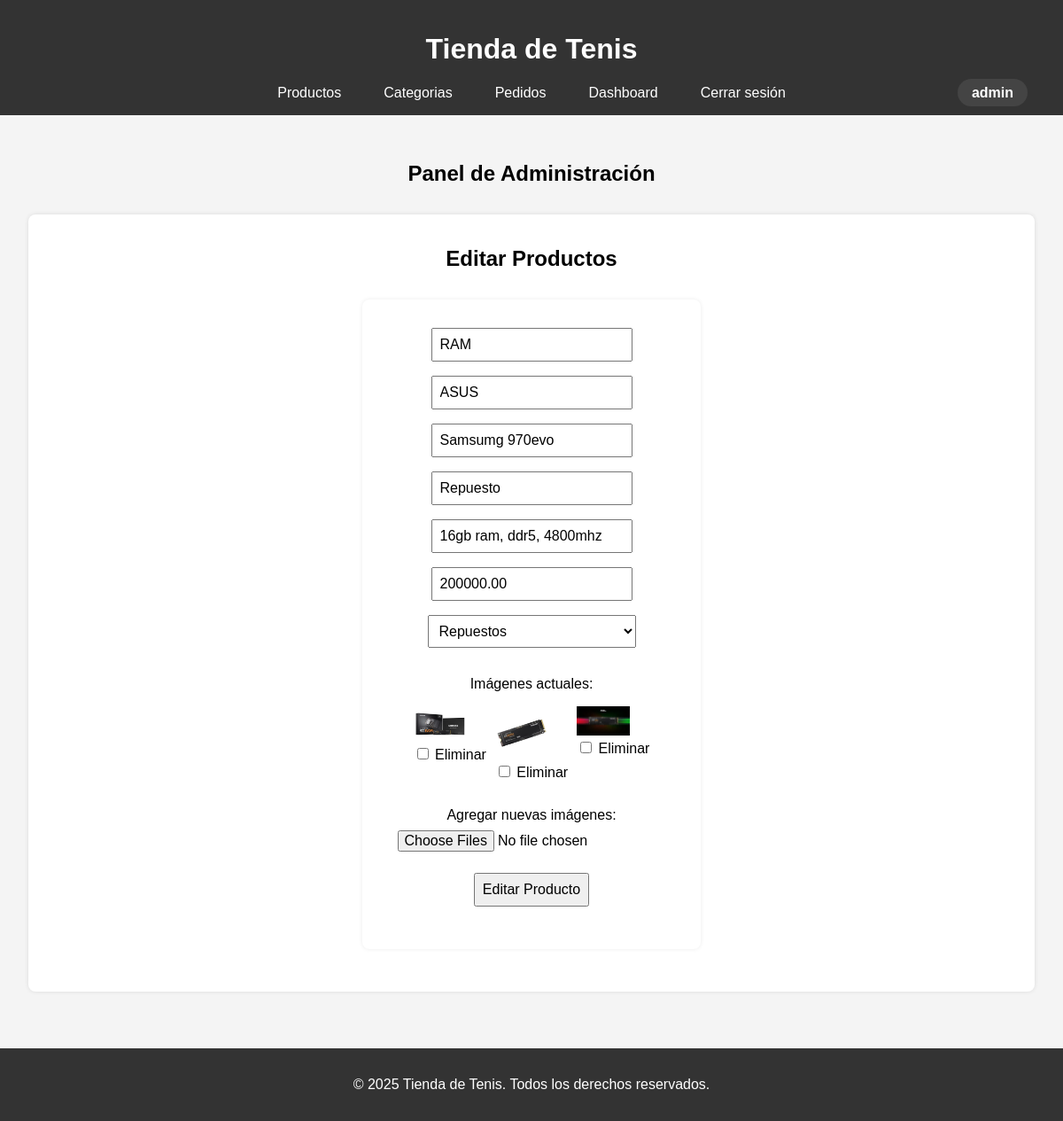
The app's page /index.php?accion=mostrarEditarProducto&id=22 (signed in) with its own data.
### tables this page shows
CREATE TABLE `productos` (
  `id` int(11) NOT NULL,
  `nombre` varchar(100) NOT NULL,
  `marca` varchar(100) DEFAULT NULL,
  `modelo` varchar(100) DEFAULT NULL,
  `tipo` varchar(100) DEFAULT NULL,
  `especificaciones` text DEFAULT NULL,
  `precio` decimal(10,2) NOT NULL,
  `id_categoria` int(11) NOT NULL
);

CREATE TABLE `imagenes` (
  `id` int(11) NOT NULL,
  `id_producto` int(11) DEFAULT NULL,
  `imagen` varchar(255) DEFAULT NULL
);

### Controlador/Controlador.php (called while the page is built, shortened)
<?php
class Controlador{
    public function mostrarEditarProducto($id) {
        $gestor = new Gestor();
        $producto = $gestor->consultarProductoPorId($id);
        $categorias = $gestor->consultarCategorias();
        $imagenes = $gestor->consultarImagenesProducto($id);
        require 'Vista/html/admin/editarProductos.php';
    }
}
?>

### Modelo/Gestor.php (called while the page is built, shortened)
<?php
class Gestor {
    public function consultarImagenesProducto($id_producto) {
        $conexion = new Conexion();
        $conexion->abrir();
        $sql = "SELECT * FROM imagenes WHERE id_producto = '$id_producto'";
        $conexion->consulta($sql);
        $result = $conexion->obtenerResult();
        return $result;
    }
    public function consultarCategorias() {
        $conexion = new Conexion();
        $conexion->abrir();
        $sql = "SELECT * FROM categorias";
        $conexion->consulta($sql);
        $result = $conexion->obtenerResult();
        return $result;
    }
    public function consultarProductoPorId($id) {
        $conexion = new Conexion();
        $conexion->abrir();
        $sql = "SELECT * FROM productos WHERE id = '$id'";
        $conexion->consulta($sql);
        $result = $conexion->obtenerResult();
        return $result->fetch_object();
    }
}

### Modelo/Conexion.php (called while the page is built, shortened)
<?php
class Conexion {
    private $mySQLI;
    private $result;
    public function abrir(){
        $this->mySQLI = new mysqli("localhost","root","","tienda_compus");
        if(mysqli_connect_error()){
            return 0;
        }
        else {
            return 1;
        }
    }
    public function consulta($sql){
        $this->sql = $sql;
        $this->result = $this->mySQLI->query($this->sql);
    }
    public function obtenerResult(){
        return $this->result;
    }
}

### Vista/html/admin/editarProductos.php (the view, shortened to what this page needs)
<!DOCTYPE html>
<html lang="es">
<head>
  <link rel="stylesheet" href="Vista/css/styles.css">
</head>
<body>
  <header>
    <h1>Tienda de Tenis</h1>
    <nav>
      <a href="index.php?accion=mostrarAdminProductos">Productos</a>
      <a href="index.php?accion=mostrarAdminCategorias">Categorias</a>
      <a href="index.php?accion=mostrarAdminPedidos">Pedidos</a>
      <a href="index.php?accion=dashboard">Dashboard</a>
      <a href="index.php?accion=cerrarSesion">Cerrar sesión</a>
      <?php if (isset($_SESSION['usuario'])): ?>
        <span class="usuario-nombre"><?php echo ($_SESSION['usuario']->nombre); ?></span>
      <?php endif; ?>
    </nav>
  </header>
  <section id="panel-admin">
    <h2>Panel de Administración</h2>
    <div class="admin-section">
      <h2>Editar Productos</h2>
      <form class="form-admin" action="index.php?accion=editarProducto" method="post" enctype="multipart/form-data">
        <input type="text" name="nombre" placeholder="Nombre del producto" value="<?php echo $producto->nombre; ?>" required>
        <input type="text" name="marca" placeholder="Marca" value="<?php echo $producto->marca; ?>" required>
        <input type="text" name="modelo" placeholder="Modelo" value="<?php echo $producto->modelo; ?>" required>
        <input type="text" name="tipo" placeholder="Tipo" value="<?php echo $producto->tipo; ?>" required>
        <input type="text" name="especificaciones" placeholder="Especificaciones" value="<?php echo $producto->especificaciones; ?>" required>
        <input type="number" name="precio" placeholder="Precio" value="<?php echo $producto->precio; ?>" required>
        <select name="categoria" required>
          <?php
            if(isset($categorias)){
              while($cat = $categorias->fetch_object()){
                $selected = ($cat->id == $producto->id_categoria) ? "selected" : "";
                echo "<option value='{$cat->id}' $selected>{$cat->nombre}</option>";
              }
            }
          ?>
        </select>
        <p>Imágenes actuales:</p>
        <div style="display:flex;gap:10px;">
          <?php
          if (isset($imagenes)) {
              while ($img = $imagenes->fetch_object()) {
          ?>
              <div>
                  <img src="<?php echo $img->imagen; ?>" width="60"><br>
                  <input type="checkbox" name="eliminar_imagenes[]" value="<?php echo $img->id; ?>"> Eliminar
              </div>
          <?php
              }
          }
          ?>
        </div>
        <br>
        <label>Agregar nuevas imágenes:</label>
        <input type="file" name="imagenes[]" multiple>
        <button type="submit">Editar Producto</button>
      </form>
    </div>
  </section>
  <footer>
    <p>&copy; 2025 Tienda de Tenis. Todos los derechos reservados.</p>
  </footer>
</body>
</html>

### Vista/css/styles.css (style rules this page uses)
body { font-family: Arial, sans-serif; margin: 0; padding: 0; background-color: #f4f4f4; }
header { background-color: #333; color: white; padding: 1rem; text-align: center; }
nav a { color: white; margin: 0 1rem; text-decoration: none; }
section { padding: 2rem; }
form { display: flex; flex-direction: column; align-items: center; justify-content: center; max-width: 350px; margin: 2rem auto; background: #fff; padding: 2rem 1rem; border-radius: 8px; box-shadow: 0 0 5px rgba(0,0,0,0.08); }
form input, form button, form select { margin-bottom: 1rem; padding: 0.5rem; font-size: 1rem; }
.admin-section { margin-top: 2rem; background: #fff; padding: 1rem; border-radius: 8px; box-shadow: 0 0 5px rgba(0,0,0,0.1); }
footer { background-color: #333; color: white; text-align: center; padding: 1rem; margin-top: 2rem; }
h2 { text-align: center; }
nav { display: flex; align-items: center; justify-content: center; position: relative; gap: 1rem; }
.usuario-nombre { font-weight: bold; color: #fff; background: #444; padding: 0.4rem 1rem; border-radius: 16px; position: absolute; right: 1.5rem; }

### records on screen
productos: nombre "RAM", marca "ASUS", modelo "Samsumg 970evo", tipo "Repuesto", especificaciones "16gb ram, ddr5, 4800mhz", precio "200000.00"
imagenes: imagen (picture)
imagenes: imagen (picture)
imagenes: imagen (picture)

### other values on screen
$_SESSION['usuario']->nombre "admin"
form field categoria "Repuestos"
